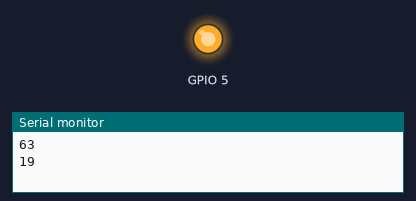
Bench run of a sketch on a simulated ESP32. Shown: output pins drawn as LEDs (lit = HIGH), the last lines printed to the serial monitor.

Above: at 0.8 s.
At 3.05 s:
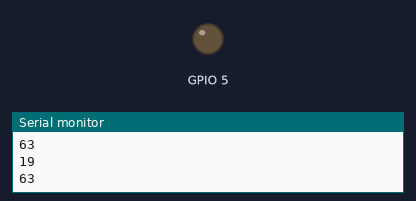
Timing chart, 0 to 3.4 s (numbered marks = the images above):
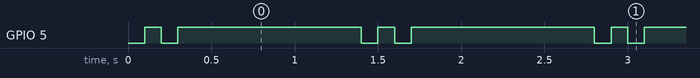

The sketch:

spi.ino
```cpp
/* The ESP32 has four SPi buses, however as of right now only two of
 * them are available to use, HSPI and VSPI. Simply using the SPI API
 * as illustrated in Arduino examples will use VSPI, leaving HSPI unused.
 *
 * However if we simply intialise two instance of the SPI class for both
 * of these buses both can be used. However when just using these the Arduino
 * way only will actually be outputting at a time.
 *
 * Logic analyser capture is in the same folder as this example as
 * "multiple_bus_output.png"
 *
 * created 30/04/2018 by Alistair Symonds
 */
#include <SPI.h>

// Define ALTERNATE_PINS to use non-standard GPIO pins for SPI bus
// µ#define ALTERNATE_PINS
#ifdef ALTERNATE_PINS
  #define VSPI_MISO   15
  #define VSPI_MOSI   4
  #define VSPI_SCLK   4
  #define VSPI_SS     0

#else
  #define VSPI_MISO   MISO
  #define VSPI_MOSI   MOSI
  #define VSPI_SCLK   SCK
  #define VSPI_SS     SS

#endif

static const int spiClk = 1000000; // 1 MHz

//uninitalised pointers to SPI objects
SPIClass * vspi = NULL;

void setup() {
  //initialise two instances of the SPIClass attached to VSPI and HSPI respectively
  vspi = new SPIClass(VSPI);
  Serial.begin(115200);
  //clock miso mosi ss

#ifndef ALTERNATE_PINS
  //initialise vspi with default pins
  //SCLK = 18, MISO = 19, MOSI = 23, SS = 5
  vspi->begin();
#else
  //alternatively route through GPIO pins of your choice
  vspi->begin(VSPI_SCLK, VSPI_MISO, VSPI_MOSI, VSPI_SS); //SCLK, MISO, MOSI, SS
#endif


  //set up slave select pins as outputs as the Arduino API
  //doesn't handle automatically pulling SS low
  pinMode(VSPI_SS, OUTPUT); //VSPI SS
}

// the loop function runs over and over again until power down or reset
void loop() {
  //use the SPI buses
  vspiCommand();
  Serial.println(VSPI_MISO);
  delay(1000);
}

void vspiCommand() {
  byte data = B0111111; // junk data to illustrate usage
  Serial.println(data);

  //use it as you would the regular arduino SPI API
  vspi->beginTransaction(SPISettings(spiClk, MSBFIRST, SPI_MODE0));
  digitalWrite(VSPI_SS, LOW); //pull SS slow to prep other end for transfer
  vspi->transfer(B00000110);
  delay(100);
  digitalWrite(VSPI_SS, HIGH); //pull ss high to signify end of data transfer
  delay(100);
  digitalWrite(VSPI_SS, LOW); //pull SS slow to prep other end for transfer
  delay(100);
  vspi->transfer(data);
  digitalWrite(VSPI_SS, HIGH); //pull ss high to signify end of data transfer
  delay(100);

  vspi->endTransaction();
}
```

Measured:
- by itself, GPIO 5: repeats every 1.4 s: LOW 0.10 s, HIGH 1.1 s, LOW 0.10 s, HIGH 0.10 s
